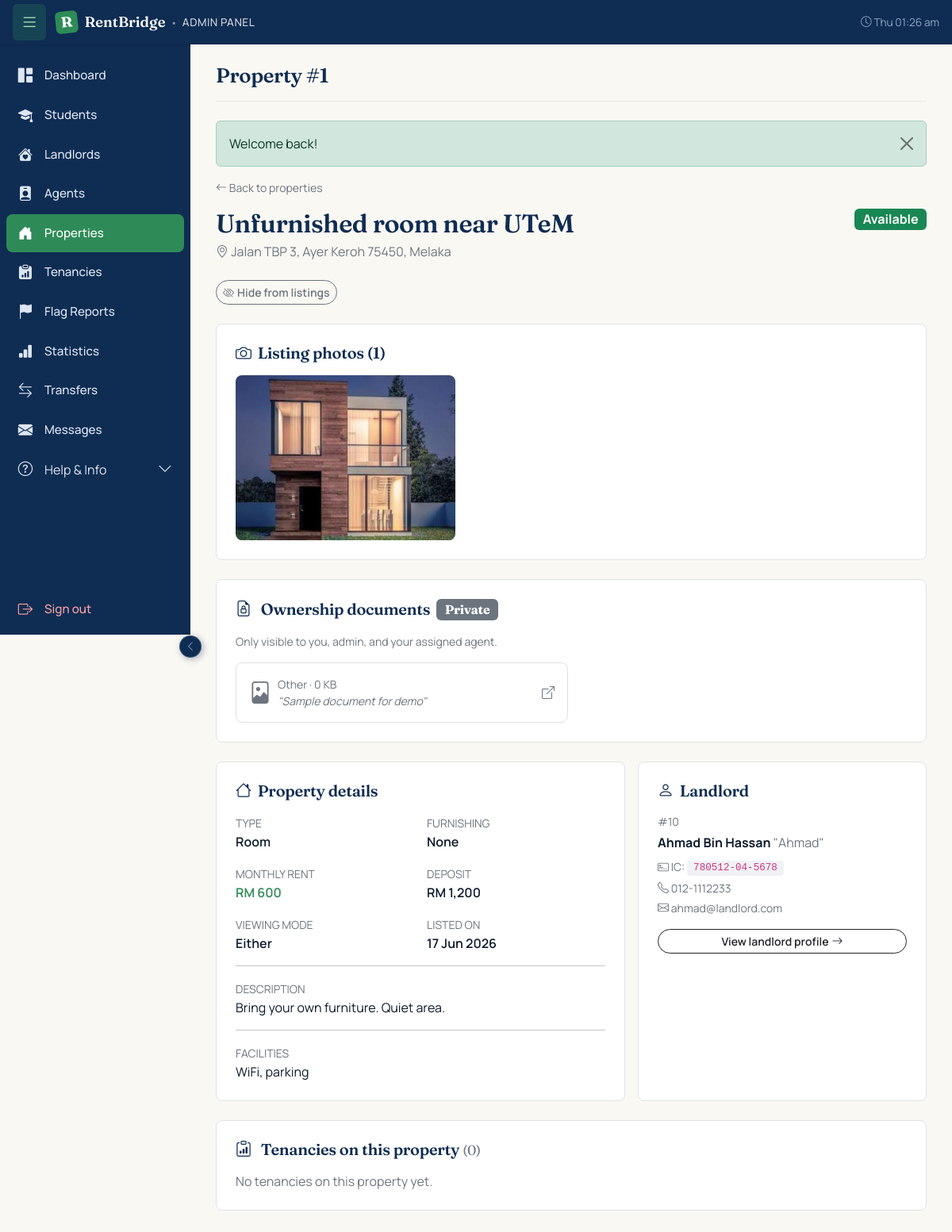
The app's page /admin/property.php?id=1 (signed in) with its own data.
### tables this page shows
CREATE TABLE `properties` (
  `id` int(11) NOT NULL,
  `landlord_id` int(11) NOT NULL,
  `title` varchar(150) NOT NULL,
  `property_type` enum('room','studio','whole_unit') NOT NULL,
  `address` text NOT NULL,
  `city` varchar(80) NOT NULL,
  `postcode` varchar(10) NOT NULL,
  `state` varchar(50) NOT NULL DEFAULT 'Melaka',
  `latitude` decimal(10,7) DEFAULT NULL,
  `longitude` decimal(10,7) DEFAULT NULL,
  `maps_url` varchar(500) DEFAULT NULL,
  `monthly_rent` decimal(8,2) NOT NULL,
  `deposit` decimal(8,2) NOT NULL DEFAULT 0.00,
  `description` text DEFAULT NULL,
  `facilities` text DEFAULT NULL,
  `furnishing` enum('none','partial','full') NOT NULL DEFAULT 'partial',
  `status` enum('pending_approval','available','reserved','rented','hidden','rejected') NOT NULL DEFAULT 'pending_approval',
  `assigned_agent_id` int(11) DEFAULT NULL,
  `agent_assigned_at` timestamp NULL DEFAULT NULL,
  `agent_status` enum('pending','inspecting','accepted','rejected','timeout') DEFAULT NULL,
  `inspection_completed_at` datetime DEFAULT NULL,
  `inspection_scheduled_at` datetime DEFAULT NULL,
  `inspection_access_method` varchar(50) DEFAULT NULL,
  `inspection_access_detail` text DEFAULT NULL,
  `assignment_round` int(11) NOT NULL DEFAULT 0,
  `viewing_mode` enum('landlord_led','agent_led','either') NOT NULL DEFAULT 'either',
  `agent_verified_at` timestamp NULL DEFAULT NULL,
  `agent_verified_by` int(11) DEFAULT NULL,
  `created_at` timestamp NOT NULL DEFAULT current_timestamp(),
  `updated_at` timestamp NOT NULL DEFAULT current_timestamp() ON UPDATE current_timestamp()
);

CREATE TABLE `property_images` (
  `id` int(11) NOT NULL,
  `property_id` int(11) NOT NULL,
  `image_path` varchar(255) NOT NULL,
  `is_primary` tinyint(1) NOT NULL DEFAULT 0,
  `uploaded_at` timestamp NOT NULL DEFAULT current_timestamp()
);

CREATE TABLE `property_documents` (
  `id` int(11) NOT NULL,
  `property_id` int(11) NOT NULL,
  `document_type` enum('ownership_proof','utility_bill','other') NOT NULL DEFAULT 'other',
  `file_path` varchar(255) NOT NULL,
  `original_name` varchar(150) DEFAULT NULL,
  `file_size` int(11) NOT NULL DEFAULT 0,
  `mime_type` varchar(80) DEFAULT NULL,
  `uploaded_by` int(11) NOT NULL,
  `uploaded_at` timestamp NOT NULL DEFAULT current_timestamp(),
  `notes` varchar(255) DEFAULT NULL
);

CREATE TABLE `users` (
  `id` int(11) NOT NULL,
  `email` varchar(120) NOT NULL,
  `password_hash` varchar(255) NOT NULL,
  `primary_role` enum('student','landlord','agent','admin') NOT NULL,
  `status` enum('active','pending','suspended','rejected') NOT NULL DEFAULT 'active',
  `last_used_role` enum('student','landlord','agent','admin') DEFAULT NULL,
  `created_at` timestamp NOT NULL DEFAULT current_timestamp(),
  `updated_at` timestamp NOT NULL DEFAULT current_timestamp() ON UPDATE current_timestamp()
);

CREATE TABLE `landlords` (
  `user_id` int(11) NOT NULL,
  `full_name` varchar(150) NOT NULL,
  `preferred_name` varchar(50) NOT NULL DEFAULT '',
  `avatar_path` varchar(255) DEFAULT NULL,
  `ic_no` varchar(20) NOT NULL,
  `phone` varchar(20) NOT NULL,
  `allow_whatsapp` tinyint(1) NOT NULL DEFAULT 0,
  `address` varchar(255) DEFAULT NULL,
  `verified` tinyint(1) NOT NULL DEFAULT 0
);

### includes/auth.php (called while the page is built, shortened)
<?php
function e(?string $value): string {
    return htmlspecialchars($value ?? '', ENT_QUOTES | ENT_HTML5, 'UTF-8');
}

### includes/uploads.php (called while the page is built, shortened)
<?php
function get_property_documents(int $propertyId): array {
    $pdo = db();
    $stmt = $pdo->prepare("
        SELECT * FROM property_documents
         WHERE property_id = ?
         ORDER BY uploaded_at DESC
    ");
    $stmt->execute([$propertyId]);
    return $stmt->fetchAll();
}

### admin/property.php (the view, shortened to what this page needs)
<?php
require_once __DIR__ . '/../includes/auth.php';
$propertyId = (int)($_GET['id'] ?? 0);
$pdo = db();
$stmt = $pdo->prepare("
    SELECT p.*,
           l.full_name      AS landlord_name,
           l.preferred_name AS landlord_nickname,
           l.ic_no          AS landlord_ic,
           l.phone          AS landlord_phone,
           u.email          AS landlord_email,
           u.id             AS landlord_user_id,
           va.full_name     AS verifier_name,
           aa.full_name     AS inspector_name,
           aa.staff_id      AS inspector_staff_id,
           aa.phone         AS inspector_phone,
           uu.email         AS inspector_email
      FROM properties p
      JOIN users u     ON u.id  = p.landlord_id
      JOIN landlords l ON l.user_id = p.landlord_id
      LEFT JOIN agents va ON va.user_id = p.agent_verified_by
      LEFT JOIN agents aa ON aa.user_id = p.assigned_agent_id
      LEFT JOIN users  uu ON uu.id      = p.assigned_agent_id
     WHERE p.id = ?
     LIMIT 1
");
$stmt->execute([$propertyId]);
$property = $stmt->fetch();
$stmt = $pdo->prepare("
    SELECT id, image_path, is_primary
      FROM property_images
     WHERE property_id = ?
     ORDER BY is_primary DESC, id ASC
");
$stmt->execute([$propertyId]);
$images = $stmt->fetchAll();
$stmt = $pdo->prepare("
    SELECT b.id, b.status, b.start_date, b.end_date, b.created_at,
           s.full_name AS student_name,
           s.matric_no,
           a.full_name AS agent_name,
           c.id        AS contract_id,
           c.contract_code,
           c.status    AS contract_status
      FROM tenancies b
      JOIN students s ON s.user_id = b.student_id
      LEFT JOIN agents a ON a.user_id = b.agent_id
      LEFT JOIN contracts c ON c.tenancy_id = b.id
     WHERE b.property_id = ?
     ORDER BY b.created_at DESC
");
$stmt->execute([$propertyId]);
$tenancies = $stmt->fetchAll();
function prop_status_badge(string $status): array {
    return match ($status) {
        'pending_approval' => ['Pending review', 'warning'],
        'available'        => ['Available',      'success'],
        'reserved'           => ['Reserved',         'info'],
        'rented'           => ['Rented',         'primary'],
        'hidden'           => ['Hidden',         'secondary'],
        'rejected'         => ['Rejected',       'danger'],
        default            => [$status,          'secondary'],
    };
}
[$statusLabel, $statusColor] = prop_status_badge($property['status']);
?>
<p class="small mb-3">
    <a href="/rentbridge/admin/properties.php" class="text-secondary text-decoration-none">
        <i class="bi bi-arrow-left"></i> Back to properties
    </a>
</p>
<div class="d-flex justify-content-between align-items-start mb-4 flex-wrap gap-2">
    <div>
        <h2 class="mb-1"><?= e($property['title']) ?></h2>
        <p class="text-secondary mb-0">
            <i class="bi bi-geo-alt"></i> <?= e($property['address']) ?>,
            <?= e($property['city']) ?> <?= e($property['postcode']) ?>,
            <?= e($property['state']) ?>
        </p>
    </div>
    <span class="badge bg-<?= $statusColor ?> fs-6"><?= e($statusLabel) ?></span>
</div>
<?php if ($property['status'] === 'pending_approval'): ?>
    <div class="bg-white border rounded-3 p-4 mb-4" style="border-left: 4px solid #D4A017 !important;">
        <h5 class="mb-3">Review this listing</h5>
        <p class="text-secondary small mb-3">
            Verify the listing photos, address, and landlord details look legitimate before approving.
            The agent's physical inspection will happen later at tenancy time.
        </p>
        <div class="d-flex gap-2 flex-wrap">
            <form method="POST" class="d-inline">
                <?= csrf_field() ?>
                <input type="hidden" name="action" value="approve">
                <button type="submit" class="btn btn-success"
                        onclick="return confirm('Approve this listing? It will be visible to students.');">
                    <i class="bi bi-check2-circle me-1"></i> Approve listing
                </button>
            </form>
            <button type="button" class="btn btn-outline-danger" data-bs-toggle="collapse" data-bs-target="#rejectForm">
                <i class="bi bi-x-circle me-1"></i> Reject…
            </button>
        </div>
        <div class="collapse mt-3" id="rejectForm">
            <form method="POST">
                <?= csrf_field() ?>
                <input type="hidden" name="action" value="reject">
                <label class="form-label small fw-semibold">Reason for rejection</label>
                <textarea name="reject_reason" rows="3" class="form-control mb-2" required
                          placeholder="e.g. Photos look fake, address doesn't exist, IC mismatch"></textarea>
                <button type="submit" class="btn btn-danger btn-sm">
                    Confirm rejection
                </button>
            </form>
        </div>
    </div>
<?php elseif (in_array($property['status'], ['available','reserved','rented'], true)): ?>
    <div class="d-flex gap-2 mb-4 flex-wrap">
        <form method="POST" class="d-inline">
            <button type="submit" class="btn btn-outline-secondary btn-sm"
                    onclick="return confirm('Hide this property from listings? It can be unhidden later.');">
                <i class="bi bi-eye-slash me-1"></i> Hide from listings
            </button>
        </form>
    </div>
<?php endif; ?>
<?php if (!empty($images)): ?>
<div class="bg-white border rounded-3 p-4 mb-4">
    <h5 class="mb-3"><i class="bi bi-camera me-2"></i>Listing photos (<?= count($images) ?>)</h5>
    <div class="row g-2">
        <?php foreach ($images as $i => $img): ?>
            <div class="col-md-4 col-6">
                <img src="/rentbridge/<?= e($img['image_path']) ?>"
                     class="w-100 rounded-3"
                     style="aspect-ratio: 4/3; object-fit: cover; cursor:pointer;"
                     data-bs-toggle="modal" data-bs-target="#img<?= (int)$img['id'] ?>"
                     alt="">
            </div>
        <?php endforeach; ?>
    </div>
</div>
<?php endif; ?>
<?php
require_once __DIR__ . '/../includes/uploads.php';
$documents = get_property_documents($propertyId);
?>
<?php if (!empty($documents)): ?>
<div class="bg-white border rounded-3 p-4 mb-4">
    <h5 class="mb-3">
        <i class="bi bi-file-earmark-lock me-2"></i>
        Ownership documents
        <span class="badge bg-secondary ms-1 fs-6">Private</span>
    </h5>
    <p class="text-secondary small mb-3">
        Only visible to you, admin, and your assigned agent.
    </p>
    <div class="row g-2">
        <?php foreach ($documents as $d):
            $typeLabel = match($d['document_type']) {
                'ownership_proof' => 'Ownership proof',
                'utility_bill'    => 'Utility bill',
                default           => 'Other',
            };
            $icon = strpos($d['mime_type'], 'pdf') !== false ? 'bi-file-pdf' : 'bi-file-image';
        ?>
            <div class="col-md-6">
                <a href="/rentbridge/<?= e($d['file_path']) ?>" target="_blank"
                   class="d-flex gap-2 align-items-center p-3 border rounded-3 text-decoration-none text-dark"
                   style="transition: background 0.1s;"
                   onmouseover="this.style.background='#FAF8F3'"
                   onmouseout="this.style.background='white'">
                    <i class="bi <?= $icon ?> fs-3 text-secondary"></i>
                    <div class="flex-grow-1">
                        <div class="small text-secondary">
                            <?= e($typeLabel) ?>
                            · <?= number_format((float)$d['file_size'] / 1024, 0) ?> KB
                        </div>
                        <?php if (!empty($d['notes'])): ?>
                            <div class="small text-secondary fst-italic">"<?= e($d['notes']) ?>"</div>
                        <?php endif; ?>
                    </div>
                    <i class="bi bi-box-arrow-up-right text-secondary"></i>
                </a>
            </div>
        <?php endforeach; ?>
    </div>
</div>
<?php endif; ?>
<div class="row g-3 mb-4">
    <div class="col-md-7">
        <div class="bg-white border rounded-3 p-4 h-100">
            <h5 class="mb-3"><i class="bi bi-house me-2"></i>Property details</h5>
            <div class="row g-3">
                <div class="col-6">
                    <small class="text-secondary text-uppercase">Type</small>
                    <div class="fw-semibold"><?= e(ucfirst(str_replace('_',' ', $property['property_type']))) ?></div>
                </div>
                <div class="col-6">
                    <small class="text-secondary text-uppercase">Furnishing</small>
                    <div class="fw-semibold"><?= e(ucfirst($property['furnishing'])) ?></div>
                </div>
                <div class="col-6">
                    <small class="text-secondary text-uppercase">Monthly rent</small>
                    <div class="fw-semibold text-emerald">
                        RM <?= number_format((float)$property['monthly_rent']) ?>
                    </div>
                </div>
                <div class="col-6">
                    <small class="text-secondary text-uppercase">Deposit</small>
                    <div class="fw-semibold">
                        RM <?= number_format((float)$property['deposit']) ?>
                    </div>
                </div>
                <div class="col-6">
                    <small class="text-secondary text-uppercase">Viewing mode</small>
                    <div class="fw-semibold">
                        <?= e(ucfirst(str_replace('_',' ', $property['viewing_mode']))) ?>
                    </div>
                </div>
                <div class="col-6">
                    <small class="text-secondary text-uppercase">Listed on</small>
                    <div class="fw-semibold"><?= e(date('d M Y', strtotime($property['created_at']))) ?></div>
                </div>
            </div>
            <?php if (!empty($property['description'])): ?>
                <hr>
                <small class="text-secondary text-uppercase">Description</small>
                <p style="white-space:pre-line;" class="mb-0"><?= e($property['description']) ?></p>
            <?php endif; ?>
            <?php if (!empty($property['facilities'])): ?>
                <hr>
                <small class="text-secondary text-uppercase">Facilities</small>
                <p style="white-space:pre-line;" class="mb-0"><?= e($property['facilities']) ?></p>
            <?php endif; ?>
        </div>
    </div>
    <div class="col-md-5">
        <div class="bg-white border rounded-3 p-4 h-100">
            <h5 class="mb-3"><i class="bi bi-person me-2"></i>Landlord</h5>
            <div class="small text-secondary mb-1">#<?= (int)$property['landlord_user_id'] ?></div>
            <div class="mb-2">
                <strong><?= e($property['landlord_name']) ?></strong>
                <?php if (!empty($property['landlord_nickname'])): ?>
                    <span class="text-secondary">"<?= e($property['landlord_nickname']) ?>"</span>
                <?php endif; ?>
            </div>
            <div class="small text-secondary mb-1">
                <i class="bi bi-credit-card-2-front"></i> IC: <code><?= e($property['landlord_ic']) ?></code>
            </div>
            <div class="small text-secondary mb-1">
                <i class="bi bi-telephone"></i> <?= e($property['landlord_phone']) ?>
            </div>
            <div class="small text-secondary mb-3">
                <i class="bi bi-envelope"></i> <?= e($property['landlord_email']) ?>
            </div>
            <a href="/rentbridge/admin/user.php?id=<?= (int)$property['landlord_user_id'] ?>"
               class="btn btn-sm btn-outline-dark w-100">
                View landlord profile <i class="bi bi-arrow-right ms-1"></i>
            </a>
        </div>
    </div>
</div>
<div class="bg-white border rounded-3 p-4 mb-4">
    <h5 class="mb-3">
        <i class="bi bi-clipboard-data me-2"></i>
        Tenancies on this property <small class="text-secondary fw-normal">(<?= count($tenancies) ?>)</small>
    </h5>
    <?php if (empty($tenancies)): ?>
        <p class="text-secondary mb-0">No tenancies on this property yet.</p>
    <?php endif; ?>
</div>
<?php
require __DIR__ . '/../includes/admin_layout.php';

### records on screen
properties: title "Unfurnished room near UTeM", address "Jalan TBP 3", city "Ayer Keroh", postcode "75450", state "Melaka", property_type "Room", furnishing "None", monthly_rent "600", deposit "1,200", viewing_mode "Either", created_at "17 Jun 2026", description "Bring your own furniture. Quiet area.", facilities "WiFi, parking", landlord "10", landlords.full_name "Ahmad Bin Hassan", landlords.preferred_name "Ahmad", landlords.ic_no "780512-04-5678", landlords.phone "012-1112233", landlord.email "ahmad@landlord.com"
property_images: image_path (placeholder picture)
property_documents: document_type "Other", (float)$d['file_size']/1024 "0", notes "Sample document for demo"

### other values on screen
$pageTitle "Property #1"
$flash['message'] "Welcome back!"
$statusLabel "Available"
count($images) "1"
count($tenancies) "0"
